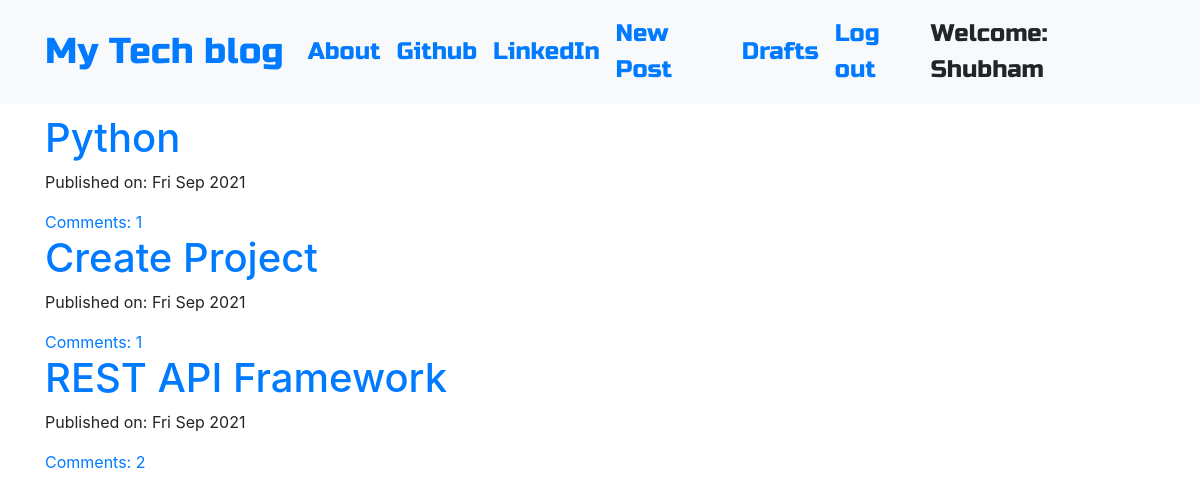
Screenshot of / (signed in) with the database file from the repository.
### home/models.py (models this page shows, shortened)
class Post(models.Model):
    author = models.ForeignKey('auth.User',on_delete=models.CASCADE)
    title = models.CharField(max_length=200)
    text = models.TextField()
    created_date = models.DateTimeField(default=timezone.now)
    published_date = models.DateTimeField(blank=True, null=True)
    def approve_comments(self):
        return self.comments.filter(approved_comment=True)

### home/views.py (the view)
# urls.py: path('',views.PostListView.as_view(),name='post_list'),
class PostListView(ListView):
    model = Post
    def get_queryset(self):
        return Post.objects.filter(published_date__lte=timezone.now()).order_by('-published_date')

### templates/home/post_list.html
{% extends 'base/base-template.html' %}
{% block content %}
<div class="centerstage">
    {% for post in post_list %}
        <div class="post">
            <h1><a href="{% url 'post_detail' pk=post.pk %}">{{ post.title }}</a></h1>
            <div class="date">
                <p>Published on: {{ post.published_date|date:"D M Y"}}</p>
            </div>
            <a href="{% url 'post_detail' pk=post.pk %}">Comments: {{ post.approve_comments.count }}</a>
        </div>
    {% endfor %}
</div>
{% endblock %}

### templates/base/base-template.html (shortened to what this page needs)
<!DOCTYPE html>
{% load static %}
<html>
  <head>
    <link rel="stylesheet" href="https://stackpath.bootstrapcdn.com/bootstrap/4.1.3/css/bootstrap.min.css"
>
    <link href="https://maxcdn.bootstrapcdn.com/font-awesome/4.7.0/css/font-awesome.min.css" rel="stylesheet">
    <link rel="stylesheet" href="//cdn.jsdelivr.net/medium-editor/latest/css/medium-editor.min.css" type="text/css" media="screen" charset="utf-8">
    <link rel="stylesheet" href="{% static 'css/blog.css' %}">
  </head>
  <body class='loader'>
    <nav class="navbar navbar-expand-lg bg-light techfont">
      <div class="container">
        <div class="navbar-nav align-items-center">
          <a class="navbar-brand bigbrand" href="{% url 'post_list' %}">My Tech blog</a>
          <a class="nav-item nav-link" href="{% url 'about' %}">About</a>
          <a class="nav-item nav-link" href="https://github.com/Shubham101491/Blog_CBV">Github</a>
          <a class="nav-item nav-link" href="https://www.linkedin.com">LinkedIn</a>
        </div>
        <div class="navbar-nav align-items-center ml-auto">
          {% if user.is_authenticated %}
            <a class="nav-item nav-link" href="{% url 'post_new' %}">New Post</a>
            <a class="nav-item nav-link" href="{% url 'post_draft_list' %}">Drafts</a>
            <a class="nav-item nav-link" href="{% url 'logout' %}">Log out</a>
            <a >Welcome: {{ user.username }}</a>
          {% else %}
            <a class="nav-item nav-link" href="{% url 'login' %}" aria-label="Login">
              <span class="fa fa-user" aria-hidden="true"></span></a>
          {% endif %}
        </div>
      </div>
    </nav>
          <div class="content container">
              <div class="row">
                  <div class="col-md-8">
                    <div class="blog_posts">
                      {% block content %}
                      {% endblock %}
                    </div>
                  </div>
              </div>
          </div>
  </body>
</html>

### static/css/blog.css (style rules this page uses)
.techfont { font-family: 'Russo One', sans-serif; font-size: 1.5em; margin-bottom: 10px; }
.centerstage { margin-left: auto; margin-right: auto; }
.bigbrand { font-size: 1.5em; }
.loader { filter:hue-rotate(0deg); color: linear-gradient(45deg,#0f8,#08f); animation:hue 5000ms infinite linear; }

### rows the page displays
Post: title "Python", published_date "Fri Sep 2021", approve_comments.count "1"
Post: title "Create Project", published_date "Fri Sep 2021", approve_comments.count "1"
Post: title "REST API Framework", published_date "Fri Sep 2021", approve_comments.count "2"

### other values shown
{{ user.username }} "Shubham"
